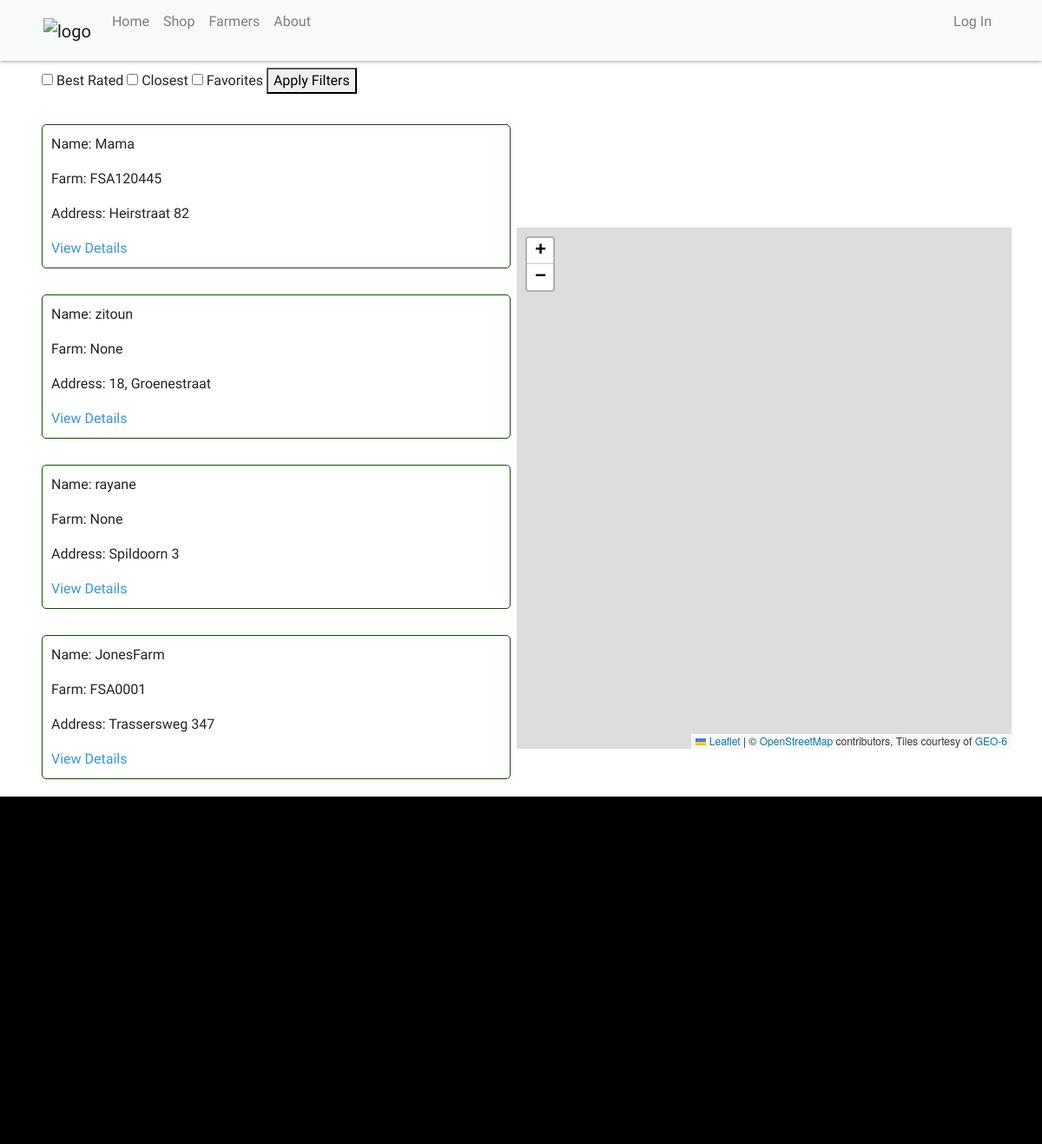
/accounts/farmers/, run on the app's committed database.
### accounts/models.py (models this page shows, shortened)
class User(auth.models.AbstractUser):
    username = models.CharField(max_length=50, unique=True)
    is_farmer = models.BooleanField(default=False)
    farm_nr = models.CharField(max_length=200, null=True)
    address = models.CharField(max_length=300, null=True)
    city = models.CharField(max_length=200, null=True)
    state = models.CharField(max_length=50, null=True)
    zip_code = models.CharField(max_length=20, null=True)
    country = CountryField(null=True)
    phone_number = PhoneNumberField(blank=True, null=True)
    latitude = models.FloatField(blank=True, null=True)
    longitude = models.FloatField(blank=True, null=True)
    profile_pic = models.ImageField(upload_to="pfp/", blank=True, null=True, default="pfp/default.jpg")
    avg_rating = models.DecimalField(max_digits=2, decimal_places=1, default=0)
    bio = models.TextField(blank=True)
    class Meta:
        verbose_name = "Farmer"

### accounts/views.py (the view, shortened to what this page needs)
# urls.py: path("farmers/", views.FarmerList.as_view(), name="user_list"),
class FarmerList(ListBreadcrumbMixin, ListView):
    model = User
    template_name = "accounts/farmers_list.html"
    context_object_name = "farmers"
    def get_queryset(self):
        closest_farmers = self.request.GET.get("closest_farmers")
        best_farmers = self.request.GET.get("best_farmers")
        fav_farmers = self.request.GET.get("fav_farmers")
        farmers = User.objects.filter(is_farmer=True)
        if closest_farmers:
            return self.get_closest_farmers()
        elif best_farmers:
            return self.get_best_farmers()
        elif fav_farmers:
            return self.get_fav_farmers()
        else:
            return farmers

### accounts/templates/accounts/farmers_list.html (shortened to what this page needs)
{% extends "base.html" %}
{% load bootstrap4 %}
{% load static %}
{% block content %}
<div class="container farmer_list">
    <h1>Farmers</h1>
    <div class="filter-options">
        <form method="get">
            <label><input type="checkbox" name="best_farmers"> Best Rated</label>
            <label><input type="checkbox" name="closest_farmers"> Closest</label>
            <label><input type="checkbox" name="fav_farmers"id="fav" data-id={{ user.pk }} data-url={% url "accounts:user_list" %}> Favorites </label>
            <button type="submit">Apply Filters</button>
        </form>
    </div>
    <div class="row">
        <div class="col-md-6 order-md-1 order-2">
            {% if farmers %}
            <ul>
                {% for farmer in farmers %}
                <li>
                    <div class="user-info" data-user-id={{ user.pk }}>
                        <p>Name: {{ farmer.username }}</p>
                        <p>Farm: {{ farmer.farm_nr }}</p>
                        <p>Address: {{ farmer.address }} </p>
                        <a href="{% url "accounts:user_detail" pk=farmer.pk %}">View Details</a>
                    </div>
                </li>
                {% endfor %}
            </ul>
            {% else %}
                <p>No products available yet...</p>
            {% endif %}
        </div>
        <div class="col-md-6 order-md-2 order-1" id="map-container">
            <div id="map"></div>
        </div>
    </div>
</div>
{% endblock %}

### static/farmfresh/css/master.css (style rules this page uses)
body { font-family: 'Lexend', sans-serif; }
#map { height: 400px; }

### accounts/templates/accounts/farmers_list.html (style rules this page uses)
.farmer_list { position: relative; margin-left: 300px; }
.user-info { border: 1px solid #0a5200; padding: 10px; border-radius: 5px; margin-top: 30px; }
h1 { margin-top: -50px; }
#map-container { position: fixed; top: 150px; right: 20px; z-index: 1; }
#map { height: 600px; width: 100%; max-width: 650px; margin-top: 112px; margin-bottom: 50px; border: #ddd; }
ul { list-style: none; padding: 0; }
li { margin-bottom: 20px; }
a { text-decoration: none; color: #3498db; }
@media (min-width: 1200px) { #map-container { position: fixed; top: 150px; right: 20px; } }
@media (min-width: 1200px) { .farmer_list { margin-left:33px; } }
@media (min-width: 1200px) { #map { width: 100%; max-width:none; max-height: none; } }

### data on the page
User: username "Mama", farm_nr "FSA120445", address "Heirstraat 82"
User: username "zitoun", farm_nr "None", address "18, Groenestraat"
User: username "rayane", farm_nr "None", address "Spildoorn 3"
User: username "JonesFarm", farm_nr "FSA0001", address "Trassersweg 347"
